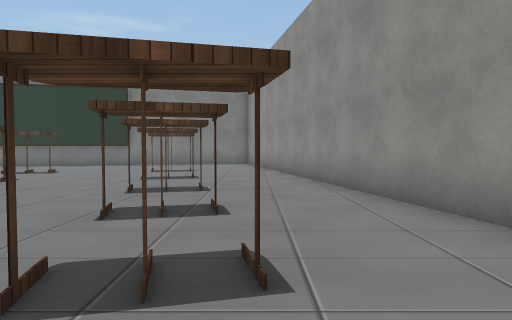
view 1 (above)

16 first-person views from a walk through a scene from a Unity 3-D project. The camera is 1.4 m above the floor, tilts 2° down and sees 75° across. Doors are open. The floor is counted in squares, 2 m on a side. Each view is taken from the middle of a square. On the plan, view 1 faces up. The plan holds only what a view shows up to about 10 squares ahead; the rest is blank. The place goes on beyond the plan. Some animated figures are not drawn. Some surface patterns are stand-ins.

view 2
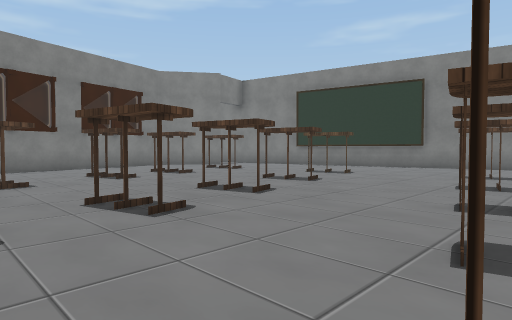

view 3
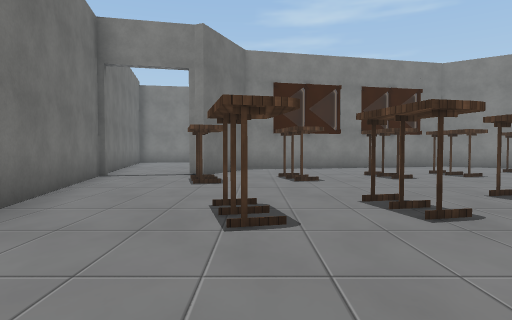

view 4
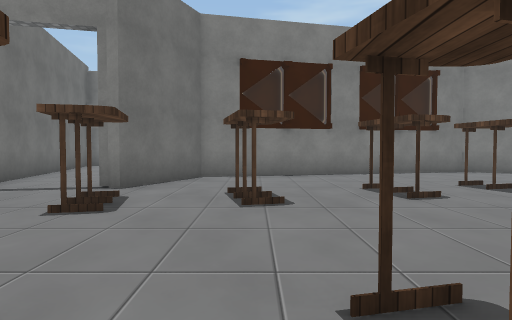

view 5
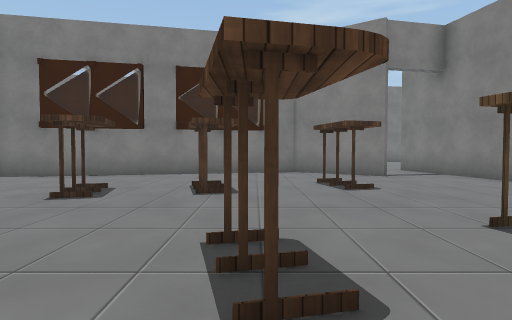

view 6
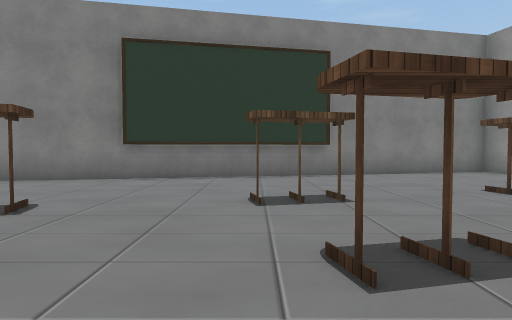

view 7
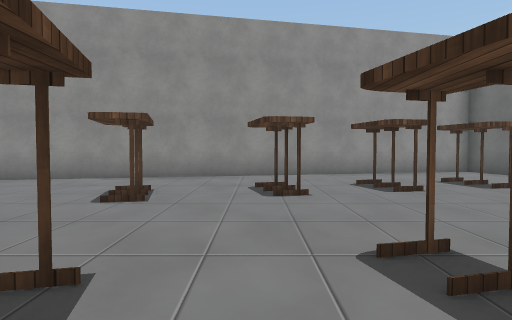

view 8
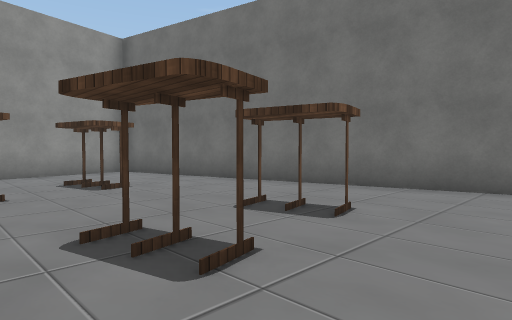

view 9
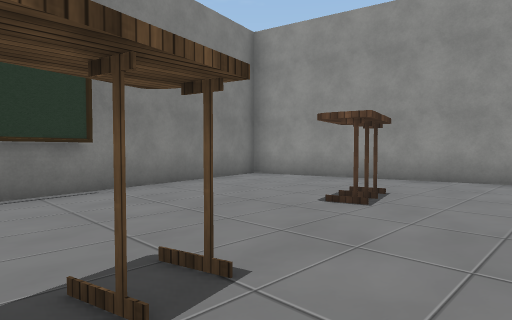

view 10
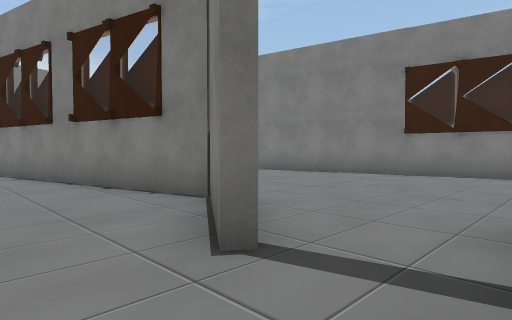

view 11
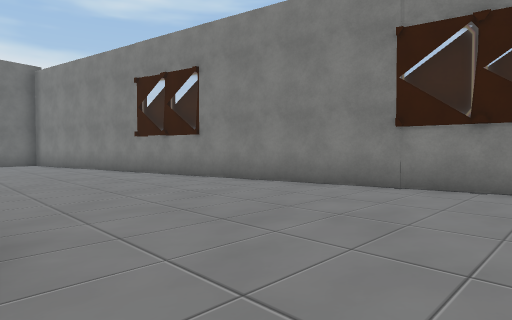

view 12
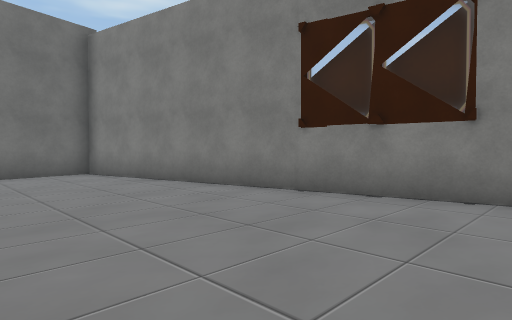

view 13
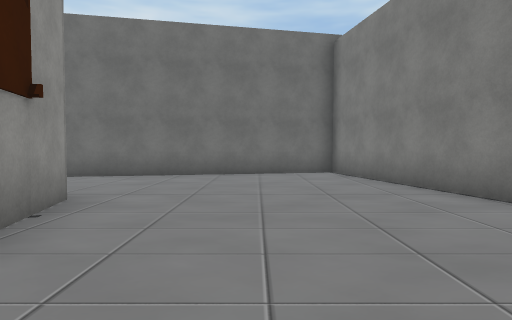

view 14
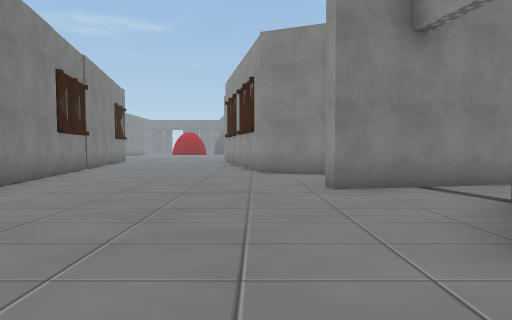

view 15
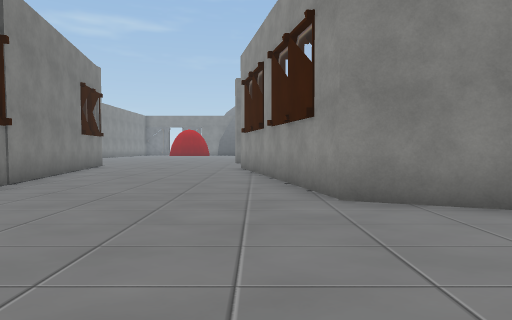

view 16
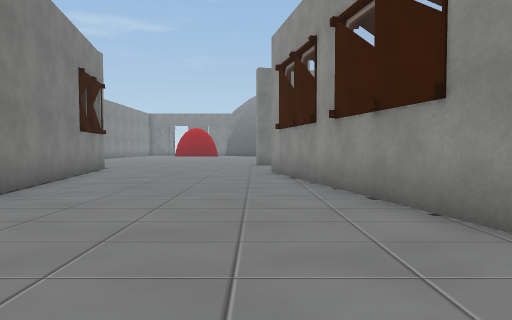

### Floor plan
Points are (right, up) in squares from view 1. A wall is a line through its corners. A room is listed if a view was taken in it or the views show most of it. See-through windows are left out.
Room 1 (views 1, 2, 3, 4, 5, 6, 7, 8, 9, 10)
walls: (-5, 13.4) (-10, 12.4); (-12.4, 10.3) (-13.9, 8.2) (-12.2, 0.7) (-9.8, -0.4); (-9.5, -3) (2.9, -0.3) (-0.3, 14.7) (-12.6, 12)
ways out: open door at (-12.5, 11.5) to room 2; open door at (-9, -1.7) to room 2
objects: table (-11, 8) to (-10, 9); table (-10, 6); table (-9, 2); table (-9, 4); table (-8, 0); table (-7, 9); table (-6, 7); table (-5, 1); table (-5, 3); table (-5, 5); table (-3, 10); table (-2, 3); table (-2, 8); table (-1, 2); table (-1, 6); table (0, 4)
Room 2 (views 11, 12, 13, 14, 15, 16)
walls: (-12.6, 12) (-14.7, 11.6) (-14.8, 12.1); (-14.1, 14.8) (-15.8, 15.4) (-17.5, 22.9); (-12.4, 0.3) (-12.8, 2.2); (-23, 23) (-17.2, -4.7) (-10.3, -3.2)
ways out: open door at (-12.5, 11.5) to room 1; open door at (-9, -1.7) to room 1; opening at (-14, 13.5)

Where each view was taken, in squares from view 1:
view 1: 0 up, 0 right, facing up
view 2: 1 up, 1 left, facing up-left
view 3: 1 up, 1 left, facing left
view 4: 2 up, 4 left, facing left
view 5: 7 up, 4 left, facing left
view 6: 5 up, 7 left, facing up
view 7: 6 up, 7 left, facing right
view 8: 4 up, 7 left, facing down-right
view 9: 8 up, 7 left, facing up-right
view 10: 12 up, 11 left, facing down-left
view 11: 11 up, 14 left, facing down-left
view 12: 5 up, 14 left, facing down-left
view 13: 5 up, 15 left, facing down
view 14: 6 up, 16 left, facing up
view 15: 11 up, 17 left, facing up
view 16: 13 up, 18 left, facing up
